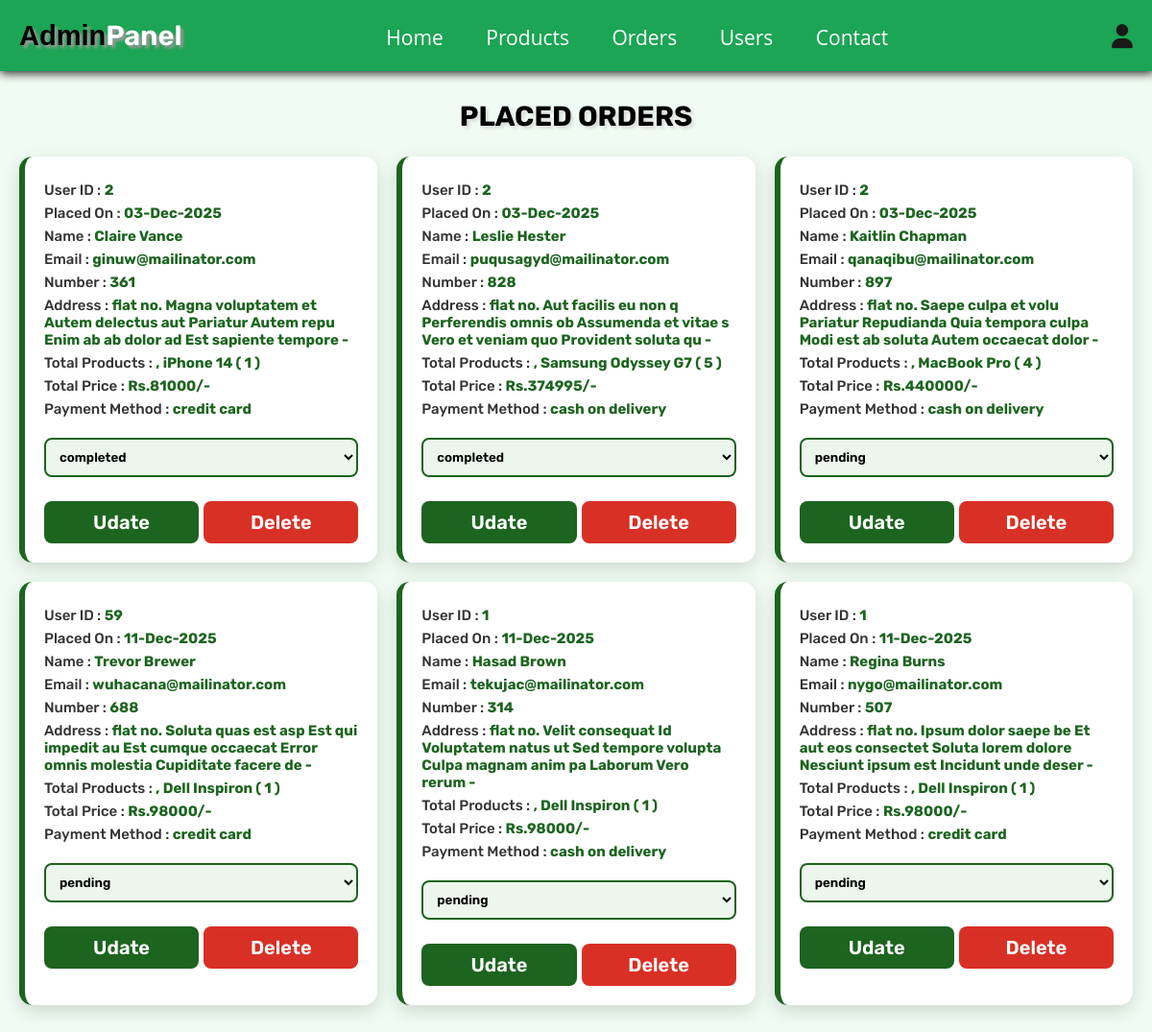
Page /admin_orders.php (signed in) on the committed database.
### tables this page shows
CREATE TABLE
  `orders` (
    `id` int (100) NOT NULL,
    `user_id` int (100) NOT NULL,
    `name` varchar(100) NOT NULL,
    `number` varchar(12) NOT NULL,
    `email` varchar(100) NOT NULL,
    `method` varchar(50) NOT NULL,
    `address` varchar(500) NOT NULL,
    `total_products` varchar(1000) NOT NULL,
    `total_price` int (100) NOT NULL,
    `placed_on` varchar(50) NOT NULL,
    `payment_status` varchar(20) NOT NULL DEFAULT 'pending'
  );

### admin_orders.php (the view, shortened to what this page needs)
<?php
@include 'config.php';
?>
<!DOCTYPE html>
<html lang="en">
<head>
   <link rel="stylesheet" href="https://cdnjs.cloudflare.com/ajax/libs/font-awesome/6.1.1/css/all.min.css">
      <link rel="stylesheet" href="css/cssstyle.css">
</head>
<body>
   <?php include 'admin_header.php'; ?>
   <section class="placed-orders">
      <h1 class="title">Placed Orders</h1>
      <div class="box-container">
         <?php
         $select_orders = $conn->prepare("SELECT * FROM `orders`");
         $select_orders->execute();
         if ($select_orders->rowCount() > 0) {
            while ($fetch_orders = $select_orders->fetch(PDO::FETCH_ASSOC)) {
         ?>
               <div class="box">
                  <p> User ID : <span><?= $fetch_orders['user_id']; ?></span> </p>
                  <p> Placed On : <span><?= $fetch_orders['placed_on']; ?></span> </p>
                  <p> Name : <span><?= $fetch_orders['name']; ?></span> </p>
                  <p> Email : <span><?= $fetch_orders['email']; ?></span> </p>
                  <p> Number : <span><?= $fetch_orders['number']; ?></span> </p>
                  <p> Address : <span><?= $fetch_orders['address']; ?></span> </p>
                  <p> Total Products : <span><?= $fetch_orders['total_products']; ?></span> </p>
                  <p> Total Price : <span>Rs.<?= $fetch_orders['total_price']; ?>/-</span> </p>
                  <p> Payment Method : <span><?= $fetch_orders['method']; ?></span> </p>
                  <form action="" method="POST">
                     <select name="update_payment" class="drop-down">
                        <option value="" selected disabled><?= $fetch_orders['payment_status']; ?></option>
                     </select>
                     <div class="flex-btn">
                        <input type="submit" name="update_order" class="option-btn" value="udate">
                        <a href="admin_orders.php?delete=<?= $fetch_orders['id']; ?>" class="delete-btn" onclick="return confirm('delete this order?');">delete</a>
                     </div>
                  </form>
               </div>
         <?php
            }
         } else {
            echo '<p class="empty">no orders placed yet!</p>';
         }
         ?>
      </div>
   </section>
</body>
</html>

### css/cssstyle.css (style rules this page uses)
.placed-orders .box-container { display: grid; grid-template-columns: repeat(auto-fit, minmax(330px, 1fr)); gap: 20px; }
.placed-orders .box { background: #ffffff; border-radius: 14px; padding: 20px; border-left: 6px solid #1c641f; box-shadow: 0 6px 18px rgba(0,0,0,0.15); transition: 0.25s ease-in-out; }
.placed-orders .box p { font-size: 15px; margin: 6px 0; color: #333; font-weight: 500; }
.placed-orders .box p span { color: #1c641f; font-weight: 700; }
.placed-orders .drop-down { width: 100%; padding: 10px; margin-top: 15px; border-radius: 8px; border: 2px solid #1c641f; background: #ecf6ec; font-weight: 600; cursor: pointer; }
.placed-orders .flex-btn { display: flex; justify-content: space-between; margin-top: 15px; }
.placed-orders .option-btn { background: #1c641f; color: white; padding: 10px 18px; border-radius: 8px; cursor: pointer; border: none; font-weight: 600; }
.placed-orders .delete-btn { background: #d93025 !important; color: #fff !important; padding: 10px 18px; border-radius: 8px; font-weight: 600; }

### css/components.css (style rules this page uses)
:root { --green: rgb(38, 173, 95); --orange: #f39c12; --red: #e74c3c; --black: #333; --light-color: #666; --white: #fff; --light-bg: #f6f6f6; --border: 0.2rem solid var(--black); --box-shadow: 0 0.5rem 1rem rgba(0, 0, 0, 0.1); --text-decoration: none; }
* { font-family: "Rubik", sans-serif; margin: 0; padding: 0; box-sizing: border-box; outline: none; border: none; text-decoration: none; }
body { background-color: rgb(240, 252, 243); }
html { font-size: 62.5%; overflow-x: hidden; scroll-behavior: smooth; scroll-padding-top: 6.5rem; }
section { padding: 3rem 2rem; max-width: 1200px; margin: 0 auto; }
.btn, .delete-btn, .option-btn { display: block; margin-top: 1rem; border-radius: 0.6rem; color: var(--white); font-size: 2rem; padding: 10px; text-transform: capitalize; cursor: pointer; text-align: center; }
.delete-btn { background-color: var(--red); }
.option-btn { background-color: rgb(105, 109, 106); color: rgb(255, 255, 255); }
.flex-btn { display: flex; flex-wrap: wrap; gap: 0.5rem; }
.flex-btn > * { flex: 1; }
.title { text-align: center; margin-bottom: 2.5rem; text-transform: uppercase; color:rgb(0, 0, 0); font-size: 2.9rem; text-shadow: 3px 3px 3px #dde0dd; }

### rows in the picture
orders: user "2", placed_on "03-Dec-2025", name "Claire Vance", email "ginuw@mailinator.com", number "361", address "flat no. Magna voluptatem et Autem delectus aut Pariatur Autem repu Enim ab ab dolor ad Est sapiente tempore -", total_products ", iPhone 14 ( 1 )", total_price "81000", method "credit card", update_payment "completed"
orders: user "2", placed_on "03-Dec-2025", name "Leslie Hester", email "puqusagyd@mailinator.com", number "828", address "flat no. Aut facilis eu non q Perferendis omnis ob Assumenda et vitae s Vero et veniam quo Provident soluta qu -", total_products ", Samsung Odyssey G7 ( 5 )", total_price "374995", method "cash on delivery", update_payment "completed"
orders: user "2", placed_on "03-Dec-2025", name "Kaitlin Chapman", email "qanaqibu@mailinator.com", number "897", address "flat no. Saepe culpa et volu Pariatur Repudianda Quia tempora culpa Modi est ab soluta Autem occaecat dolor -", total_products ", MacBook Pro ( 4 )", total_price "440000", method "cash on delivery", update_payment "pending"
orders: user "59", placed_on "11-Dec-2025", name "Trevor Brewer", email "wuhacana@mailinator.com", number "688", address "flat no. Soluta quas est asp Est qui impedit au Est cumque occaecat Error omnis molestia Cupiditate facere de -", total_products ", Dell Inspiron ( 1 )", total_price "98000", method "credit card", update_payment "pending"
orders: user "1", placed_on "11-Dec-2025", name "Hasad Brown", email "tekujac@mailinator.com", number "314", address "flat no. Velit consequat Id Voluptatem natus ut Sed tempore volupta Culpa magnam anim pa Laborum Vero rerum -", total_products ", Dell Inspiron ( 1 )", total_price "98000", method "cash on delivery", update_payment "pending"
orders: user "1", placed_on "11-Dec-2025", name "Regina Burns", email "nygo@mailinator.com", number "507", address "flat no. Ipsum dolor saepe be Et aut eos consectet Soluta lorem dolore Nesciunt ipsum est Incidunt unde deser -", total_products ", Dell Inspiron ( 1 )", total_price "98000", method "credit card", update_payment "pending"
